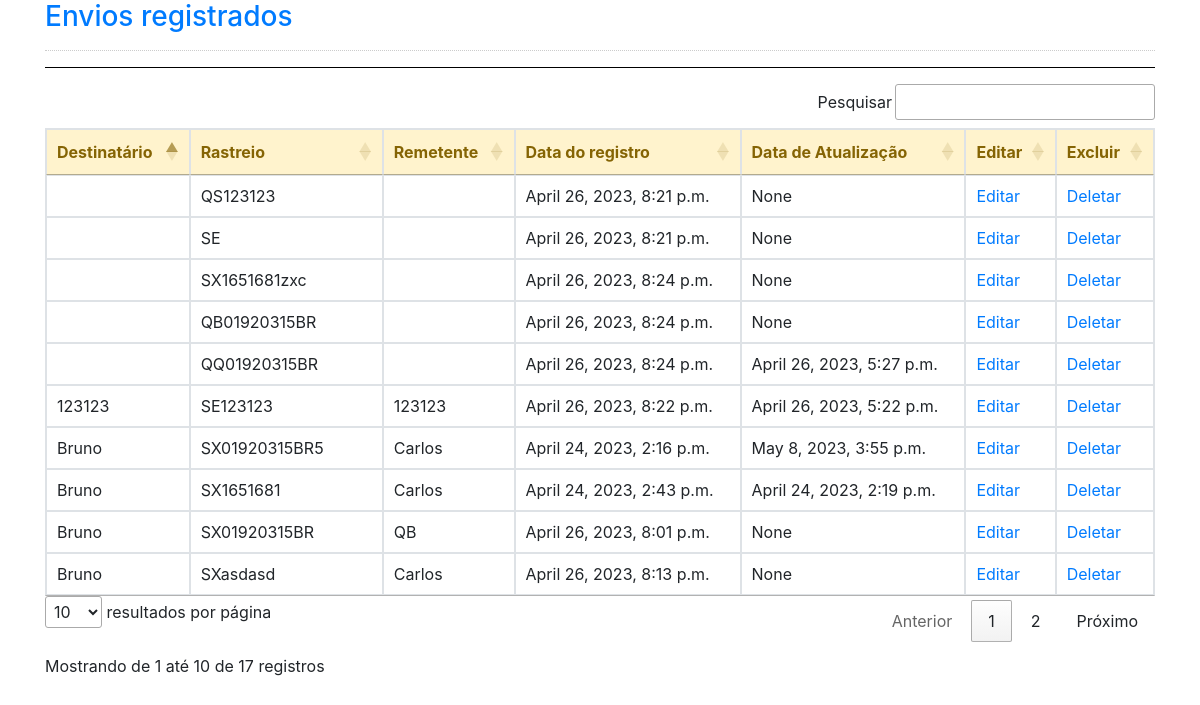
The app's page /envios/ with its own data.
### envios/models.py (models this page shows, shortened)
class Envio(models.Model):
    destinatario = models.CharField(max_length=100, null=False)
    remetente = models.CharField(max_length=100)
    rastreio = models.CharField(max_length=100, unique=True, blank=True)
    cep = models.CharField(max_length=100)
    departamento = models.ForeignKey(Setores, on_delete=models.PROTECT)
    servico = models.ForeignKey(EtiquetaCorreios, on_delete=models.PROTECT)
    postagem = models.ForeignKey(CodigoPostagem, on_delete=models.PROTECT)
    data = models.DateTimeField(blank=True, default=timezone.now)
    data_att = models.DateTimeField(null=True)

### envios/views.py (the view)
# urls.py: path('', index1),
def index1(request):
    bd = Envio.objects.all()
    return render(request, 'vista.html', {'bd': bd})

### envios/templates/vista.html
{% extends 'base.html' %}
{% block body %}
<hr style="border-top:1px solid #000; clear:both;"/>
<table id="table" class="table table-bordered" style="margin-left:auto; margin-right:auto">
    <thead class="alert-warning">
        <tr>
            <th>Destinatário</th>
            <th>Rastreio</th>
            <th>Remetente</th>
            <th>Data do registro</th>
            <th>Data de Atualização</th>
            <th>Editar</th>
            <th>Excluir</th>
        </tr>
    </thead>
    <tbody>
        {% for dado in bd %}
        <tr>
            <td>{{dado.destinatario}}</td>
            <td>{{dado.rastreio}}</td>
            <td>{{dado.remetente}}</td>
            <td>{{dado.data}}</td>
            <td>{{dado.data_att}}</td>
            <td><a href="{% url 'editar_envio' dado.id %}">Editar</a> </td>
            <td><a href="{% url 'delete_envio' dado.id %}">Deletar</a> </td>
        </tr>
        {% endfor %}
    </tbody>
</table>
{% endblock %}

### records on screen
Envio: destinatario "Bruno", rastreio "SX01920315BR5", remetente "Carlos", data "April 24, 2023, 2:16 p.m.", data_att "May 8, 2023, 3:55 p.m."
Envio: destinatario "Bruno", rastreio "SX1651681", remetente "Carlos", data "April 24, 2023, 2:43 p.m.", data_att "April 24, 2023, 2:19 p.m."
Envio: destinatario "Bruno", rastreio "SX01920315BR", remetente "QB", data "April 26, 2023, 8:01 p.m.", data_att "None"
Envio: destinatario "Bruno", rastreio "SXasdasd", remetente "Carlos", data "April 26, 2023, 8:13 p.m.", data_att "None"
Envio: rastreio "QS123123", data "April 26, 2023, 8:21 p.m.", data_att "None"
Envio: rastreio "SE", data "April 26, 2023, 8:21 p.m.", data_att "None"
Envio: destinatario "123123", rastreio "SE123123", remetente "123123", data "April 26, 2023, 8:22 p.m.", data_att "April 26, 2023, 5:22 p.m."
Envio: rastreio "SX1651681zxc", data "April 26, 2023, 8:24 p.m.", data_att "None"
Envio: rastreio "QB01920315BR", data "April 26, 2023, 8:24 p.m.", data_att "None"
Envio: rastreio "QQ01920315BR", data "April 26, 2023, 8:24 p.m.", data_att "April 26, 2023, 5:27 p.m."
